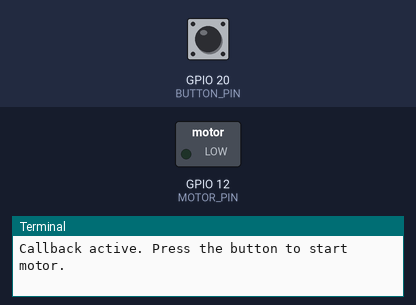
Recording of a program running on a simulated Raspberry Pi (BCM pin numbers). Parts: switched loads named in the program (green lamp = pin HIGH), the last lines printed to the terminal. The test bench sets the inputs (shaded band); at power-on: GPIO 20 (BUTTON_PIN) HIGH.

Above: at 1.2 s.
1.3 s: GPIO 20 (BUTTON_PIN) pulled LOW for 0.15 s
At 2.1 s:
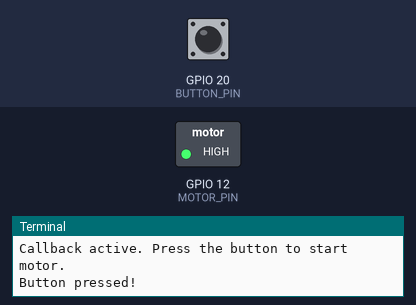
Timing chart, 0 to 4.3 s (numbered marks = the images above; inputs shaded):
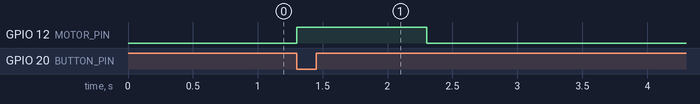

Measured:
- after the input at 1.3 s, GPIO 12 (MOTOR_PIN): LOW → HIGH at once, → LOW 1.0 s later

The program:

lab3-task4-callback.py
```python
import pigpio
import time

BUTTON_PIN = 20
MOTOR_PIN = 12

pi = pigpio.pi()

pi.set_mode(BUTTON_PIN, pigpio.INPUT)
pi.set_mode(MOTOR_PIN, pigpio.OUTPUT)
pi.write(MOTOR_PIN, 0)

# Callback function: runs only when button is pressed
def button_pressed(gpio, level, tick):
    print("Button pressed!")
    pi.write(MOTOR_PIN, 1)
    time.sleep(1)          # Motor runs for 1 second
    pi.write(MOTOR_PIN, 0)

# Register callback to trigger on Falling Edge (Button Press)
cb = pi.callback(BUTTON_PIN, pigpio.FALLING_EDGE, button_pressed)

try:
    print("Callback active. Press the button to start motor.")
    while True:
        time.sleep(1) # Main loop stays idle, saving CPU resources

except KeyboardInterrupt:
    print("Program stopped.")

finally:
    cb.cancel()    # Stop the callback listener
    pi.write(MOTOR_PIN, 0)
    pi.stop()
```
